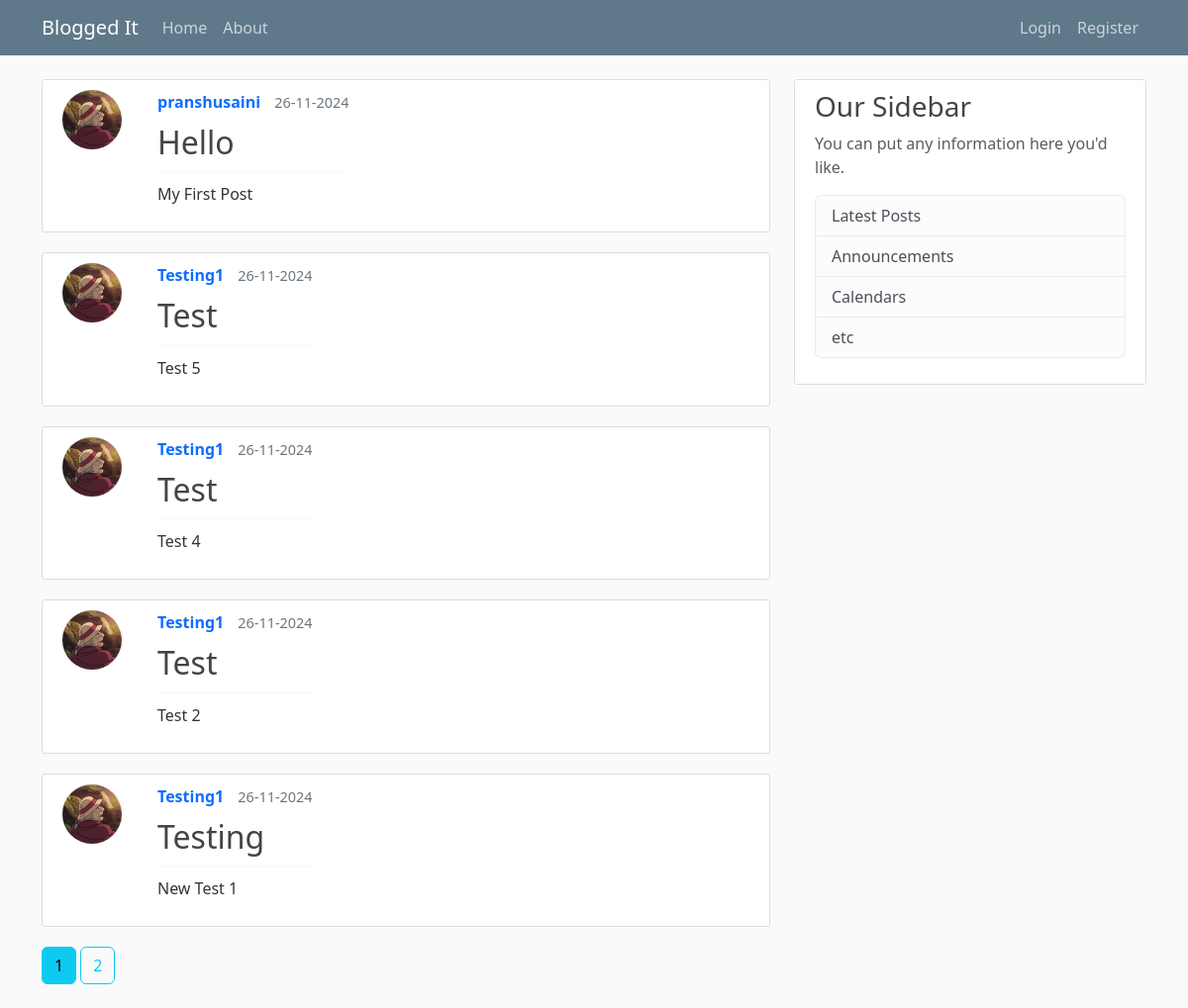
The page /home on the database its author committed.
### bloggedit/models.py (models this page shows, shortened)
class Post(db.Model):
    id = db.Column(db.Integer, primary_key=True)
    title = db.Column(db.String(100), nullable=False)
    date_posted = db.Column(db.DateTime, nullable=False, default=datetime.utcnow)
    content = db.Column(db.Text, nullable=False)
    user_id = db.Column(db.Integer, db.ForeignKey('user.id'), nullable=False)

class User(db.Model, UserMixin):
    id = db.Column(db.Integer, primary_key=True)
    username = db.Column(db.String(20), unique=True, nullable=False)
    email = db.Column(db.String(120), unique=True, nullable=False)
    image_file = db.Column(db.String(20), nullable=False, default='default.png')
    password = db.Column(db.String(60), nullable=False)
    posts = db.relationship('Post', backref='author', lazy=True)

### bloggedit/routes.py (the view)
@app.route("/")
@app.route("/home")
def home():
    page = request.args.get('page', 1, type=int)
    posts = Post.query.order_by(Post.date_posted.desc()).paginate(per_page=5, page=page)
    return render_template("home.html", posts=posts)

### bloggedit/templates/home.html
{% extends "layout.html" %}
{% block content %}
{% for post in posts.items %}
<article class="media content-section" style="display: flex; align-items: flex-start; gap: 20px; margin-bottom: 20px;">
  <div style="flex-shrink: 0;">
    <img class="rounded-circle article-img"
         src="{{ url_for('static', filename='profile_pics/' + post.author.image_file) }}"
         style="width: 60px; height: 60px;">
  </div>
  <div class="media-body">
    <div style="margin-bottom: 10px;">
      <span style="font-weight: bold; text-decoration: none; display: inline-block;">
        <a href="{{url_for('user_posts', username=post.author.username)}}" style="color-inherit; font-weight: bold; text-decoration: none; display: block;">
          {{ post.author.username }}
        </a>
      </span>
      <span style="font-size: 0.9em; color: #6c757d; margin-left: 10px;">{{ post.date_posted.strftime('%d-%m-%Y') }}</span>
    </div>
    <h2><a class="article-title" href="{{ url_for('post', post_id=post.id) }}" style="text-decoration: none;">{{ post.title }}</a></h2>
    <hr style="border: none; border-top: 1px solid #dee2e6; margin: 10px 0;">
    <p class="article-content">{{ post.content }}</p>
  </div>
</article>
{% endfor %}
{% for page_num in posts.iter_pages(left_edge=1, right_edge=1, left_current=2, right_current=3) %}
  {% if page_num %}
    {% if posts.page == page_num %}
      <a class="btn btn-info mb-4" href="{{ url_for('home', page=page_num)}}">{{ page_num }}</a>
    {% else %}
      <a class="btn btn-outline-info mb-4" href="{{ url_for('home', page=page_num)}}">{{ page_num }}</a>
    {% endif %}
  {% else %}
    ...
  {% endif %}
{% endfor %}
{% endblock content %}

### bloggedit/templates/layout.html (shortened to what this page needs)
<!DOCTYPE html>
<html lang="en">
<head>
    <link
      href="https://cdn.jsdelivr.net/npm/bootstrap@5.3.3/dist/css/bootstrap.min.css"
      rel="stylesheet"
    />
    <link rel="stylesheet" type="text/css" href="{{url_for('static', filename='main.css')}}">
</head>
<body>
    <header class="site-header">
      <nav class="navbar navbar-expand-md navbar-dark bg-steel fixed-top">
          <div class="container">
              <a class="navbar-brand" href="/">Blogged It</a>
              <div class="collapse navbar-collapse" id="navbarToggle">
                <div class="navbar-nav">
                    <a class="nav-item nav-link" href="{{ url_for('home') }}">Home</a>
                    <a class="nav-item nav-link" href="{{ url_for('about') }}">About</a>
                </div>
                <div class="navbar-nav ms-auto">
                  {% if current_user.is_authenticated %}
                    <a class="nav-item nav-link" href="{{ url_for('new_post') }}">New Post</a>
                    <a class="nav-item nav-link" href="{{ url_for('account') }}">Account</a>
                    <a class="nav-item nav-link" href="{{ url_for('logout') }}">Logout</a>
                  {% else %}
                    <a class="nav-item nav-link" href="{{ url_for('login') }}">Login</a>
                    <a class="nav-item nav-link" href="{{ url_for('register') }}">Register</a>
                  {% endif %}
                </div>
            </div>
          </div>
      </nav>
    </header>
    <main role="main" class="container">
        <div class="row">
          <div class="col-md-8">
            {% block content %}{% endblock %}
          </div>
          <div class="col-md-4">
            <div class="content-section">
              <h3>Our Sidebar</h3>
              <p class='text-muted'>You can put any information here you'd like.
                <ul class="list-group">
                  <li class="list-group-item list-group-item-light">Latest Posts</li>
                  <li class="list-group-item list-group-item-light">Announcements</li>
                  <li class="list-group-item list-group-item-light">Calendars</li>
                  <li class="list-group-item list-group-item-light">etc</li>
                </ul>
              </p>
            </div>
          </div>
        </div>
      </main>
</body>
</html>

### bloggedit/static/main.css (style rules this page uses)
body { background: #fafafa; color: #333333; margin-top: 5rem; }
h1, h2, h3, h4, h5, h6 { color: #444444; }
.bg-steel { background-color: #5f788a; }
.site-header .navbar-nav .nav-link { color: #cbd5db; }
.content-section { background: #ffffff; padding: 10px 20px; border: 1px solid #dddddd; border-radius: 3px; margin-bottom: 20px; }
.article-title { color: #444444; }
.article-content { white-space: pre-line; }
.article-img { height: 65px; width: 65px; margin-right: 16px; }
a { text-decoration: none; }

### rows shown on the page
Post: image_file (picture), author.username "pranshusaini", date_posted "26-11-2024", title "Hello", content "My First Post"
Post: image_file (picture), author.username "Testing1", date_posted "26-11-2024", title "Test", content "Test 5"
Post: image_file (picture), author.username "Testing1", date_posted "26-11-2024", title "Test", content "Test 4"
Post: image_file (picture), author.username "Testing1", date_posted "26-11-2024", title "Test", content "Test 2"
Post: image_file (picture), author.username "Testing1", date_posted "26-11-2024", title "Testing", content "New Test 1"

### other values the page prints
{{ page_num }} "1"
{{ page_num }} "2"
